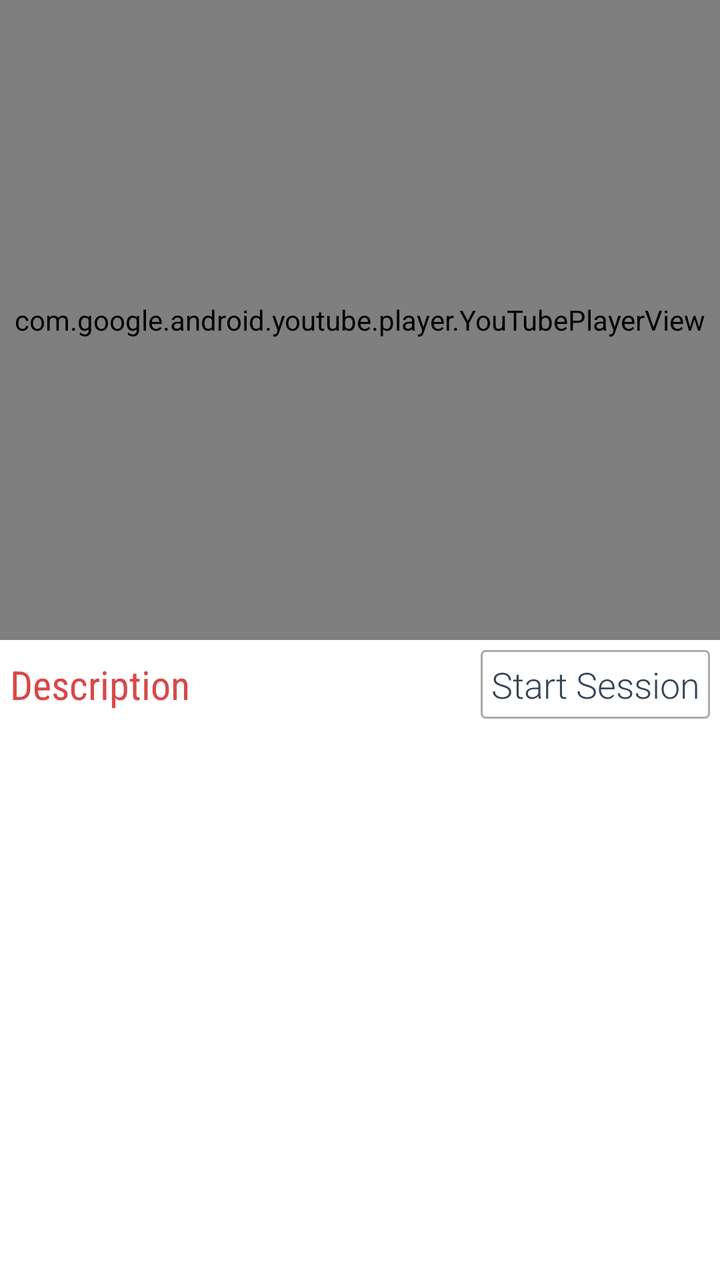
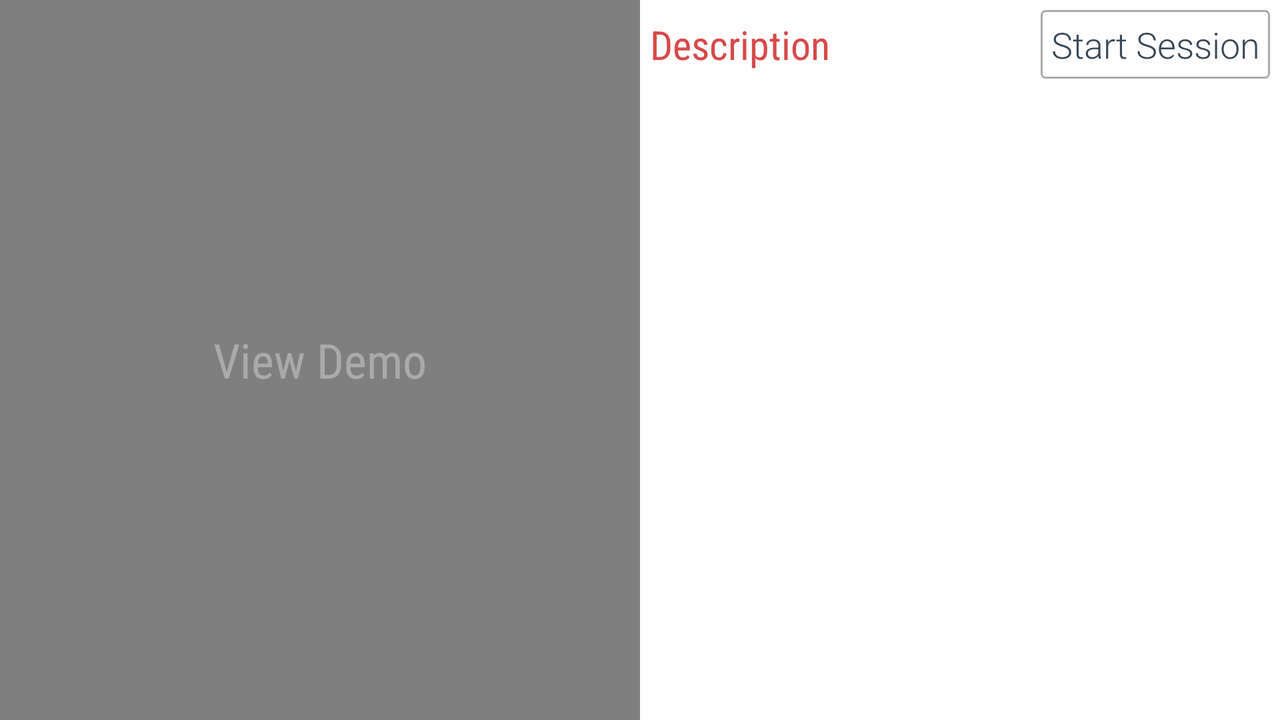

First picture: res/layout/ on a phone held upright. Second picture: the repository's own variant of that layout, on a device whose configuration matches the variant's folder. Source for both follows.
<!-- AndroidManifest.xml: application theme AppTheme -->
<!-- res/layout/fragment_exerciseitem_detail.xml -->
<LinearLayout xmlns:android="http://schemas.android.com/apk/res/android"
    xmlns:tools="http://schemas.android.com/tools"
    android:layout_width="match_parent"
    android:layout_height="match_parent"
    android:orientation="vertical"
    tools:context=".ExerciseItemDetailFragment" >

    <com.google.android.youtube.player.YouTubePlayerView
        android:id="@+id/exercise_video_view"
        android:layout_width="match_parent"
        android:layout_height="match_parent"
        android:layout_weight="1" />

    <LinearLayout
        android:id="@+id/detials_footer"
        android:layout_width="match_parent"
        android:layout_height="match_parent"
        android:layout_weight="1"
        android:background="@drawable/slider_bg"
        android:divider="?android:dividerHorizontal"
        android:dividerPadding="5dp"
        android:orientation="vertical"
        android:showDividers="middle" >

        <LinearLayout
            android:layout_width="match_parent"
            android:layout_height="wrap_content"
            android:gravity="center_vertical" >

            <TextView
                android:layout_width="0dp"
                android:layout_height="wrap_content"
                android:layout_weight="1"
                android:fontFamily="sans-serif-condensed"
                android:padding="5dp"
                android:text="@string/description"
                android:textColor="@color/pink_dark"
                android:textSize="20sp" />

            <TextView
                android:id="@+id/exercise_start_session_btn"
                style="@style/ClickableTextButtonStyle"
                android:text="@string/start_session"
                android:textSize="18sp" />
        </LinearLayout>

        <ScrollView
            android:layout_width="match_parent"
            android:layout_height="match_parent"
            android:padding="5dp" >

            <TextView
                android:id="@+id/exercise_detials_description"
                android:layout_width="match_parent"
                android:layout_height="wrap_content"
                android:fontFamily="sans-serif-light"
                android:textColor="@color/app_light_gray"
                android:textSize="14sp" />
        </ScrollView>
    </LinearLayout>

</LinearLayout>
<!-- resources referenced by this layout -->
<resources>
  <color name="app_light_gray">#FF364757</color>
  <color name="pink_dark">#FFD84949</color>
  <string name="description">Description</string>
  <string name="start_session">Start Session</string>
  <style name="ClickableTextButtonStyle">
          <item name="android:layout_width">wrap_content</item>
          <item name="android:layout_height">wrap_content</item>
          <item name="android:layout_margin">5dp</item>
          <item name="android:background">@drawable/selector_edit_button</item>
          <item name="android:fontFamily">sans-serif-light</item>
          <item name="android:textColor">@color/app_light_gray</item>
          <item name="android:gravity">center</item>
          <item name="android:padding">5dp</item>
          <item name="android:clickable">true</item>
      </style>
  <style name="AppTheme" parent="AppBaseTheme">
          
          
      </style>
  <!-- drawable selector_edit_button (drawable) -->
  <?xml version="1.0" encoding="utf-8"?>
  
  <selector xmlns:android="http://schemas.android.com/apk/res/android" >
      <item android:state_focused="true" android:state_pressed="false" android:drawable="@drawable/shape_edit_button_normal"/> 
      <item android:state_focused="true" android:state_pressed="true" android:drawable="@drawable/shape_edit_button_pressed" /> 
      <item android:state_focused="false" android:state_pressed="true" android:drawable="@drawable/shape_edit_button_pressed" /> 
      <item android:drawable="@drawable/shape_edit_button_normal" /> 
  </selector>
  <style name="AppBaseTheme" parent="android:Theme.Light">
          
      </style>
  <!-- drawable shape_edit_button_normal (drawable) -->
  <?xml version="1.0" encoding="utf-8"?>
  
  <shape xmlns:android="http://schemas.android.com/apk/res/android" android:shape="rectangle">
      <solid android:color="@android:color/transparent"/>
      <stroke android:width="1dp" android:color="@android:color/darker_gray"/>
      <corners android:radius="2dp"/>
  </shape>
  <!-- drawable shape_edit_button_pressed (drawable) -->
  <?xml version="1.0" encoding="utf-8"?>
  
  <shape xmlns:android="http://schemas.android.com/apk/res/android" >
      <solid android:color="@android:color/darker_gray"/>
      <corners android:radius="2dp"/>
      <stroke android:color="@android:color/darker_gray" android:width="1dp"/>
  </shape>
</resources>
<!-- res/layout-land/fragment_exerciseitem_detail.xml (the repository's variant of the layout above) -->
<!-- drawn on the phone turned sideways -->
<LinearLayout xmlns:android="http://schemas.android.com/apk/res/android"
    xmlns:tools="http://schemas.android.com/tools"
    android:layout_width="match_parent"
    android:layout_height="match_parent"
    android:baselineAligned="false"
    android:orientation="horizontal"
    tools:context=".ExerciseItemDetailFragment" >

    <RelativeLayout
        android:layout_width="match_parent"
        android:layout_height="match_parent"
        android:layout_weight="1" >

        <VideoView
            android:id="@+id/exercise_video_view"
            android:layout_width="match_parent"
            android:layout_height="match_parent" />

        <Button
            android:id="@+id/exercise_video_play_btn"
            android:layout_width="match_parent"
            android:layout_height="wrap_content"
            android:layout_centerInParent="true"
            android:background="@null"
            android:drawableTop="@drawable/ic_action_play_video"
            android:fontFamily="sans-serif-condensed"
            android:text="@string/view_demo"
            android:textColor="@drawable/selector_text_toggle"
            android:textSize="24sp" />
    </RelativeLayout>

    <LinearLayout
        android:id="@+id/detials_footer"
        android:layout_width="match_parent"
        android:layout_height="match_parent"
        android:layout_weight="1"
        android:background="@drawable/slider_bg"
        android:divider="?android:dividerHorizontal"
        android:dividerPadding="5dp"
        android:orientation="vertical"
        android:showDividers="middle" >

        <LinearLayout
            android:layout_width="match_parent"
            android:layout_height="wrap_content"
            android:gravity="center_vertical" >

            <TextView
                android:layout_width="0dp"
                android:layout_height="wrap_content"
                android:layout_weight="1"
                android:fontFamily="sans-serif-condensed"
                android:padding="5dp"
                android:text="@string/description"
                android:textColor="@color/pink_dark"
                android:textSize="20sp" />

            <TextView
                android:id="@+id/exercise_start_session_btn"
                style="@style/ClickableTextButtonStyle"
                android:text="@string/start_session"
                android:textSize="18sp" />
        </LinearLayout>

        <ScrollView
            android:layout_width="match_parent"
            android:layout_height="match_parent"
            android:padding="5dp" >

            <TextView
                android:id="@+id/exercise_detials_description"
                android:layout_width="match_parent"
                android:layout_height="wrap_content"
                android:fontFamily="sans-serif-light"
                android:textColor="@color/app_light_gray"
                android:textSize="14sp" />
        </ScrollView>
    </LinearLayout>

</LinearLayout>
<!-- resources referenced by the variant -->
<!-- as the phone turned sideways resolves them -->
<resources>
  <color name="app_light_gray">#FF364757</color>
  <color name="pink_dark">#FFD84949</color>
  <!-- drawable selector_text_toggle (drawable) -->
  <?xml version="1.0" encoding="utf-8"?>
  
  <selector xmlns:android="http://schemas.android.com/apk/res/android" >
      <item android:state_pressed="true" android:color="@android:color/holo_orange_light" /> 
      <item android:color="@android:color/darker_gray" /> 
  </selector>
  <string name="description">Description</string>
  <string name="start_session">Start Session</string>
  <string name="view_demo">View Demo</string>
  <style name="ClickableTextButtonStyle">
          <item name="android:layout_width">wrap_content</item>
          <item name="android:layout_height">wrap_content</item>
          <item name="android:layout_margin">5dp</item>
          <item name="android:background">@drawable/selector_edit_button</item>
          <item name="android:fontFamily">sans-serif-light</item>
          <item name="android:textColor">@color/app_light_gray</item>
          <item name="android:gravity">center</item>
          <item name="android:padding">5dp</item>
          <item name="android:clickable">true</item>
      </style>
  <style name="AppTheme" parent="AppBaseTheme">
          
          
      </style>
  <!-- drawable selector_edit_button (drawable) -->
  <?xml version="1.0" encoding="utf-8"?>
  
  <selector xmlns:android="http://schemas.android.com/apk/res/android" >
      <item android:state_focused="true" android:state_pressed="false" android:drawable="@drawable/shape_edit_button_normal"/> 
      <item android:state_focused="true" android:state_pressed="true" android:drawable="@drawable/shape_edit_button_pressed" /> 
      <item android:state_focused="false" android:state_pressed="true" android:drawable="@drawable/shape_edit_button_pressed" /> 
      <item android:drawable="@drawable/shape_edit_button_normal" /> 
  </selector>
  <style name="AppBaseTheme" parent="android:Theme.Light">
          
      </style>
  <!-- drawable shape_edit_button_normal (drawable) -->
  <?xml version="1.0" encoding="utf-8"?>
  
  <shape xmlns:android="http://schemas.android.com/apk/res/android" android:shape="rectangle">
      <solid android:color="@android:color/transparent"/>
      <stroke android:width="1dp" android:color="@android:color/darker_gray"/>
      <corners android:radius="2dp"/>
  </shape>
  <!-- drawable shape_edit_button_pressed (drawable) -->
  <?xml version="1.0" encoding="utf-8"?>
  
  <shape xmlns:android="http://schemas.android.com/apk/res/android" >
      <solid android:color="@android:color/darker_gray"/>
      <corners android:radius="2dp"/>
      <stroke android:color="@android:color/darker_gray" android:width="1dp"/>
  </shape>
</resources>
